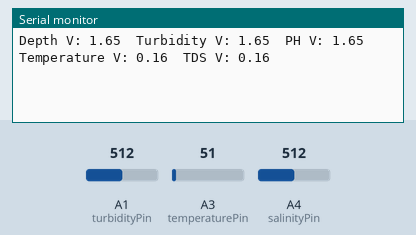
This sketch was run on a simulated Arduino Uno, built with avr-gcc and run on an emulated ATmega328P. Parts: the last lines printed to the serial monitor. The inputs (shaded band) are chosen by the test bench; at power-on: A3 (temperaturePin) = 51, A1 (turbidityPin) = 512, A4 (salinityPin) = 512.

Above: at 1.2 s.
1.3 s: A3 (temperaturePin) set to 61
At 2.36 s:
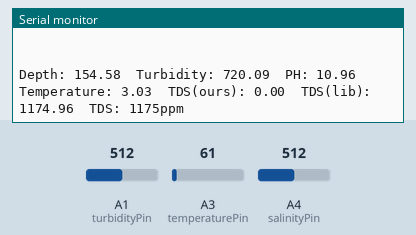
2.8 s: A1 (turbidityPin) set to 716
At 3.9 s:
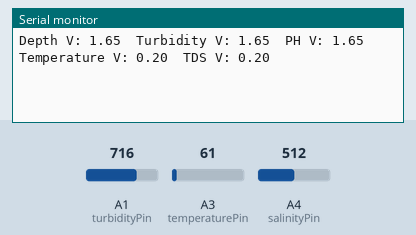
4.3 s: A4 (salinityPin) set to 716
At 4.67 s:
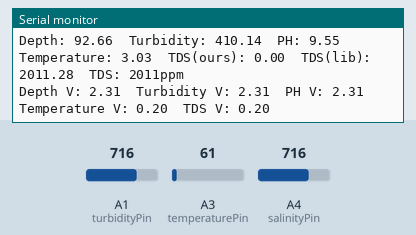
5.8 s: A3 (temperaturePin) set to 71
At 7.2 s:
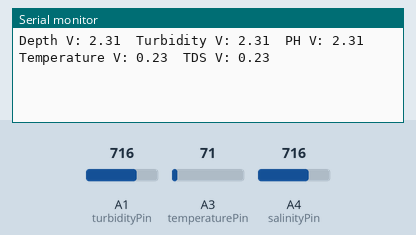
7.3 s: A1 (turbidityPin) set to 900
8.8 s: A4 (salinityPin) set to 900
At 10.6 s:
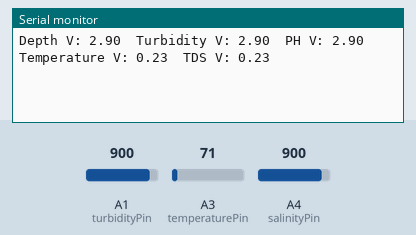
Timing chart, 0 to 11.3 s (numbered marks = the images above; inputs shaded):
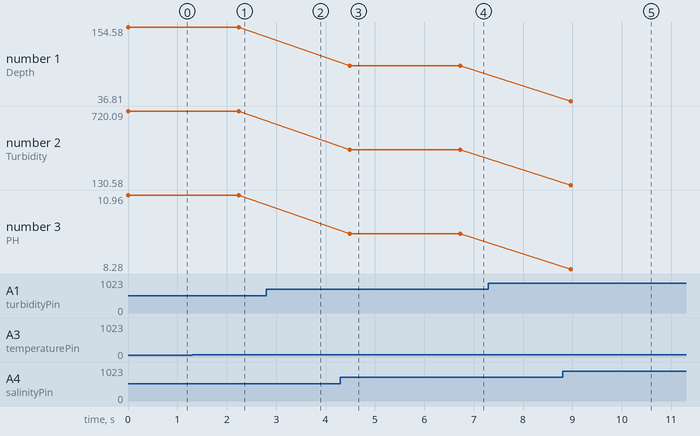

The sketch:

v1.ino
```cpp
#include "GravityTDS.h"

#define pressurePin 14 //A0
#define turbidityPin 15 // A1
#define phPin 16 // A2
#define temperaturePin 17
#define salinityPin 18


GravityTDS gravityTds;

void setup() {
  // put your setup code here, to run once:

  Serial.begin(9600);

  pinMode(pressurePin,INPUT);
  pinMode(turbidityPin,INPUT);
  pinMode(phPin,INPUT);
  pinMode(temperaturePin,INPUT);
  //pinMode(salinityPin,INPUT);


  gravityTds.setPin(salinityPin);
  gravityTds.setAref(3.3);  //reference voltage on ADC, default 5.0V on Arduino UNO
  gravityTds.setAdcRange(1024);  //1024 for 10bit ADC;4096 for 12bit ADC
  gravityTds.begin();

}

void loop() {
  // put your main code here, to run repeatedly:
  double turbidityVoltage = analogRead(turbidityPin) * 3.3/1023;
  double phVoltage = analogRead(turbidityPin) * 3.3/1023;
  double depthVoltage = analogRead(turbidityPin) * 3.3/1023;
  double temperatureVoltage = analogRead(temperaturePin) * 3.3/1023;
  double tdsVoltage = analogRead(temperaturePin) * 3.3/1023;

  double depth = -94.1 * depthVoltage + 310; // m
  double turbidity = -471 * turbidityVoltage + 1498; // NTU ; right now this is linear, when the data shows a skew above and below systematically
  double ph = phVoltage * -2.1429 + 14.5; // PH
  double temperature = temperatureVoltage * -0.0924+3.05;
  double tds = 2.02 *pow(10,-3) * pow(2.71828,2.08)*tdsVoltage;//TODO: exp should be 2.08


  gravityTds.setTemperature(temperature);  // set the temperature and execute temperature compensation
  gravityTds.update();  //sample and calculate
  double tdsValue = gravityTds.getTdsValue();  // then get the value

  Serial.print("Depth: "); Serial.print(depth);
  Serial.print("  Turbidity: "); Serial.print(turbidity);
  Serial.print("  PH: "); Serial.print(ph);
  Serial.print("  Temperature: "); Serial.print(temperature);
  Serial.print("  TDS(ours): "); Serial.print(tds);
  Serial.print("  TDS(lib): "); Serial.print(tdsValue);
  Serial.print("  TDS: ");   Serial.print(tdsValue,0);  Serial.println("ppm");

  Serial.print("Depth V: "); Serial.print(depthVoltage);
  Serial.print("  Turbidity V: "); Serial.print(depthVoltage);
  Serial.print("  PH V: "); Serial.print(depthVoltage);
  Serial.print("  Temperature V: "); Serial.print(temperatureVoltage);
  Serial.print("  TDS V: "); Serial.println(tdsVoltage);
  Serial.println("\n \n \n");
  delay(2000);


  delay(100);
}
```

Measured:
- after the input at 1.3 s, the serial monitor: prints a new line after 0.94 s (image 1)
- after the input at 4.3 s, the serial monitor: prints a new line after 0.19 s (image 3)
- after the input at 5.8 s, the serial monitor: prints a new line after 0.93 s (image 4)
- after the input at 8.8 s, the serial monitor: prints a new line after 0.17 s (image 5)
